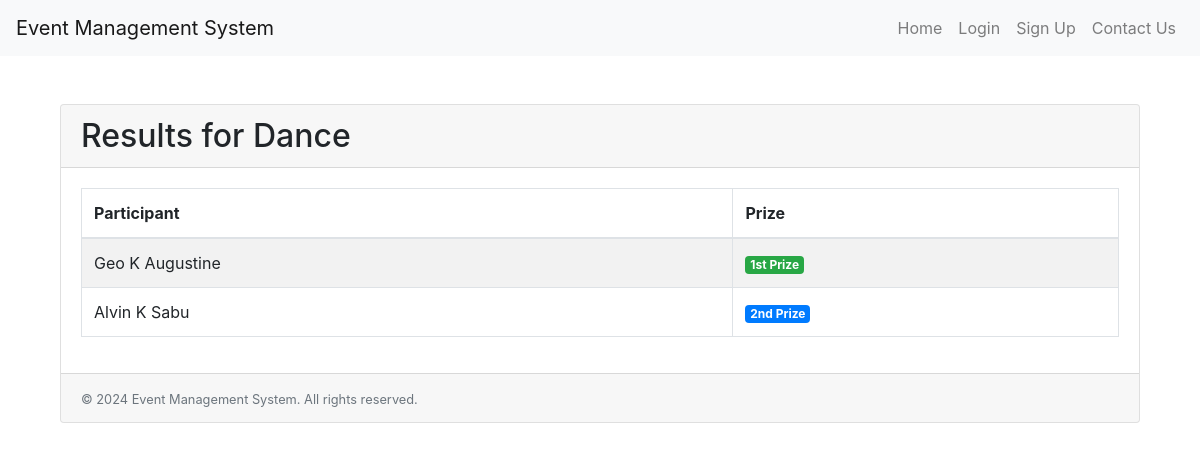
/events/events/results/1/, run on the app's committed database.
### events/models.py (models this page shows, shortened)
class Event(models.Model):
    title = models.CharField(max_length=200)
    description = models.TextField()
    date = models.DateField()
    time = models.TimeField()
    location = models.CharField(max_length=200)
    capacity = models.IntegerField()
    registration_start = models.DateTimeField(default=timezone.now)
    results_published = models.BooleanField(default=False)
    def has_ended(self):
        event_datetime = datetime.combine(self.date, self.time)
        event_datetime = timezone.make_aware(event_datetime)
        return timezone.now() > event_datetime

class Registration(models.Model):
    event = models.ForeignKey(Event, on_delete=models.CASCADE, related_name='registrations')
    user = models.ForeignKey(User, on_delete=models.CASCADE)
    name = models.CharField(max_length=100)
    email = models.EmailField()
    token = models.CharField(max_length=10)
    prize = models.CharField(max_length=10, choices=[('', 'No Prize'), ('1st', '1st Prize'), ('2nd', '2nd Prize'), ('3rd', '3rd Prize')], default='')

### events/views.py (the view)
# urls.py: path('events/results/<int:event_id>/', views.results_page, name='results_page'),
def results_page(request, event_id):
    event = get_object_or_404(Event, id=event_id)
    if not event.has_ended():
        return render(request, 'error.html', {'message': 'Results are not available for ongoing events.'})
    registrations = Registration.objects.filter(event=event).exclude(prize='')
    prize_order = {'1st': 1, '2nd': 2, '3rd': 3}
    sorted_registrations = sorted(registrations, key=lambda r: prize_order.get(r.prize, 999))
    return render(request, 'results_page.html', {
        'event': event,
        'registrations': sorted_registrations,
        'no_results': not sorted_registrations,
        'current_year': timezone.now().year  # For footer year
    })

### events/templates/events/results_page.html (shortened to what this page needs)
{% extends 'base.html' %}
{% block content %}
<div class="container mt-5">
    <div class="card">
        <div class="card-header">
            <h2 class="mb-0">Results for {{ event.title }}</h2>
        </div>
        <div class="card-body">
            {% if no_results %}
                <div class="alert alert-info" role="alert">
                    No prizes have been awarded for this event.
                </div>
            {% else %}
                <table class="table table-bordered table-striped">
                    <thead>
                        <tr>
                            <th>Participant</th>
                            <th>Prize</th>
                        </tr>
                    </thead>
                    <tbody>
                        {% for registration in registrations %}
                        <tr>
                            <td>{{ registration.name }}</td>
                            <td>
                                {% if registration.prize == '1st' %}
                                    <span class="badge badge-success">1st Prize</span>
                                {% elif registration.prize == '2nd' %}
                                    <span class="badge badge-primary">2nd Prize</span>
                                {% elif registration.prize == '3rd' %}
                                    <span class="badge badge-warning">3rd Prize</span>
                                {% else %}
                                    No Prize
                                {% endif %}
                            </td>
                        </tr>
                        {% empty %}
                        <tr>
                            <td colspan="2" class="text-center">No results available</td>
                        </tr>
                        {% endfor %}
                    </tbody>
                </table>
            {% endif %}
        </div>
        <div class="card-footer text-muted">
            <small>&copy; {{ current_year }} Event Management System. All rights reserved.</small>
        </div>
    </div>
</div>
{% endblock %}

### data on the page
Event: title "Dance"
Registration: name "Geo K Augustine", prize "1st Prize"
Registration: name "Alvin K Sabu", prize "2nd Prize"
